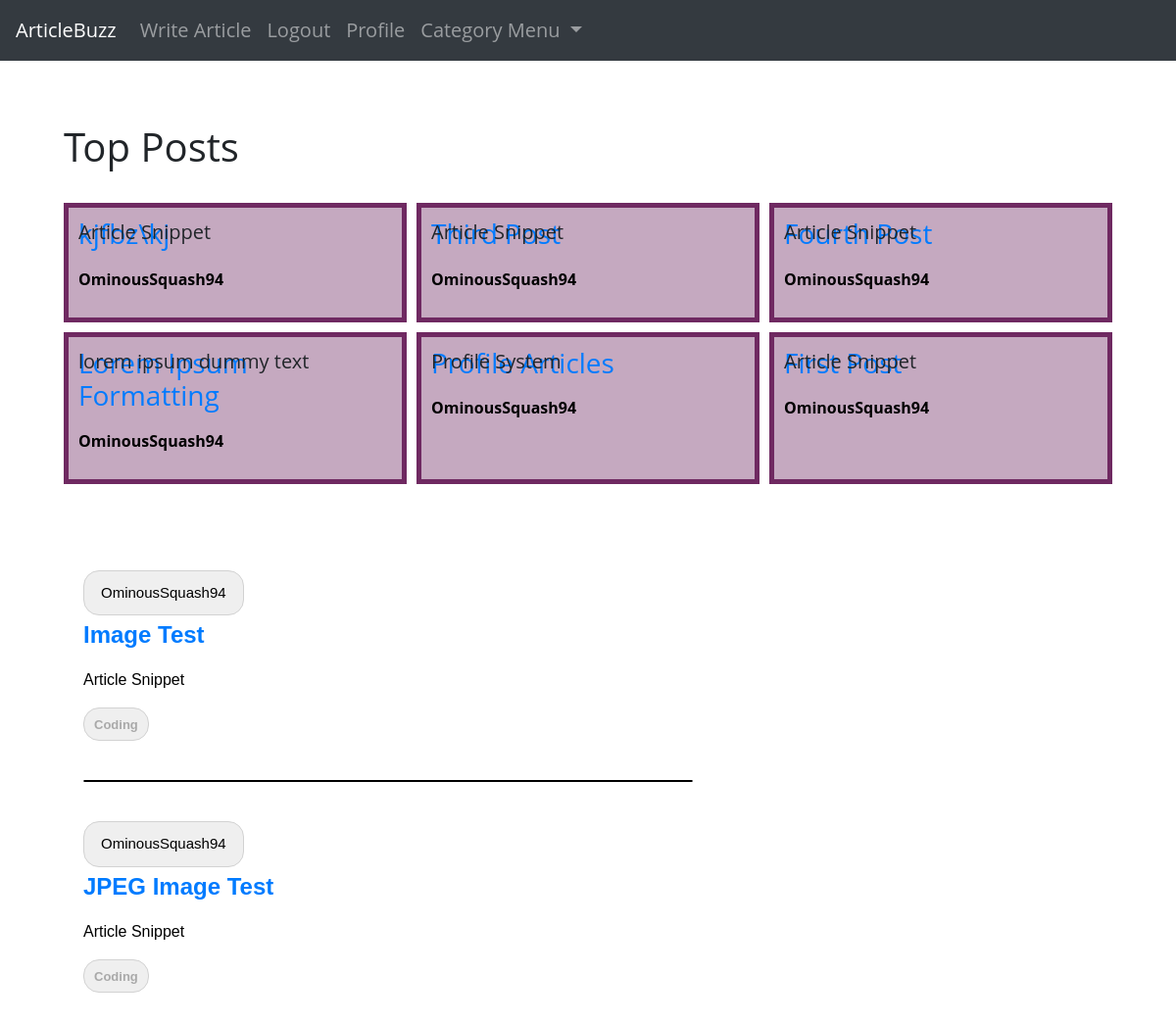
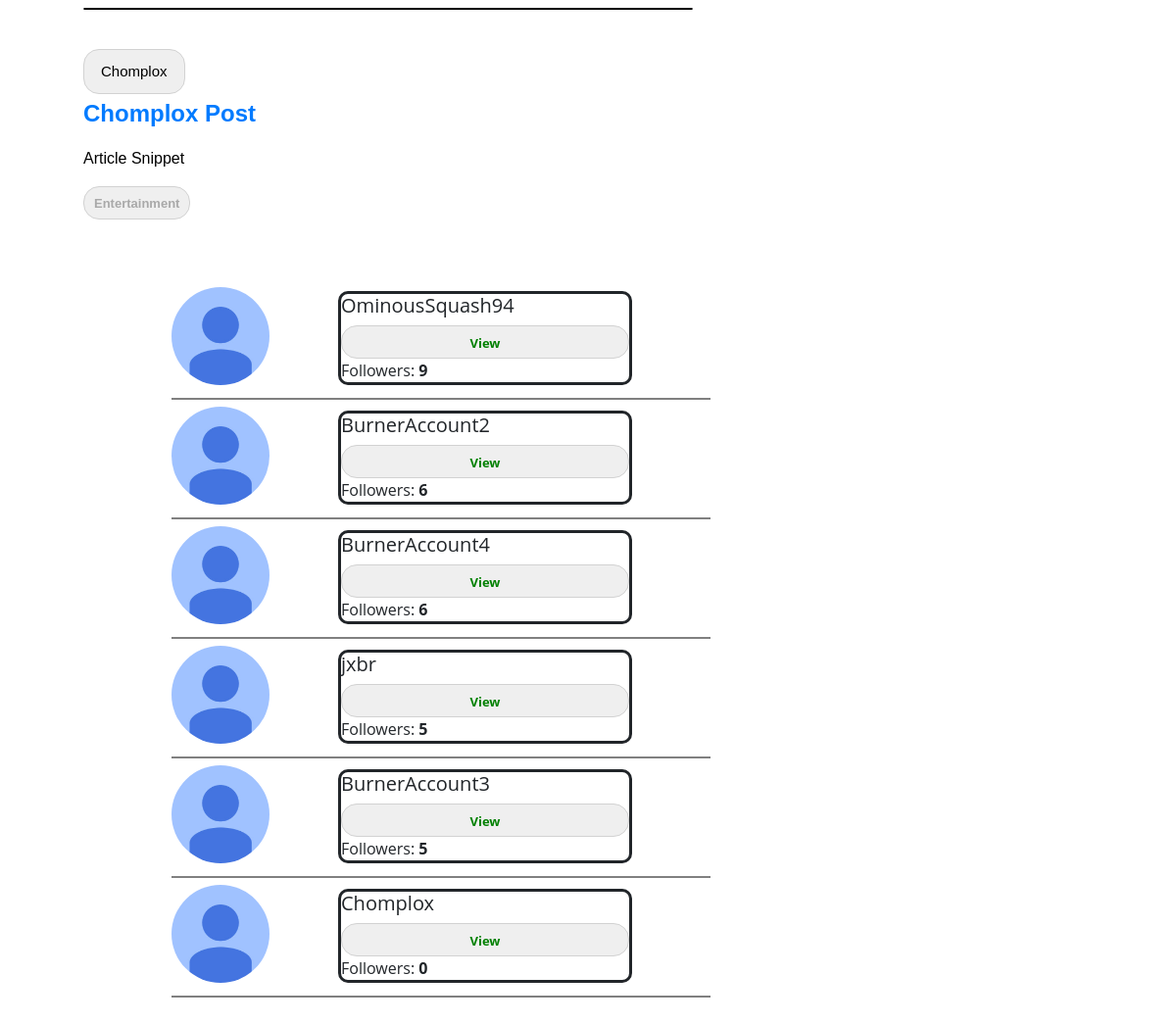
The app's page / (signed in) with its own data (2 pictures, top to bottom).
### theblog/models.py (models this page shows, shortened)
class Post(models.Model):
	title = models.CharField(max_length = 255) # Title Field
	author = models.ForeignKey(User, on_delete = models.CASCADE) # Deletes blog posts for a user if they delete account
	header_image = models.ImageField(null = True, blank = True, upload_to = 'uploads/images', default = None)
	body = RichTextField(blank= True, null = True)
	date_published = models.DateTimeField(auto_now_add = True) # Automatically adds the date
	likes = models.ManyToManyField(User, related_name ='blog_post') # Updating count of the upvotes
	tags = models.CharField(max_length = 255, default = 'Coding') # List of tags from the Tag table
	snippet  = models.CharField(max_length = 300, default = 'Article Snippet') # Article Snippet field to display on screen
	number_likes = models.IntegerField(default = 0)

class UserProfile(models.Model):
	user = models.OneToOneField(User, primary_key= True, verbose_name = 'user', related_name = 'profile', on_delete = models.CASCADE)
	name = models.CharField(max_length = 30, blank = True, null = True)
	bio = models.TextField(max_length=500, blank = True, null = True)
	birthday = models.DateField(null = True, blank = True)
	location = models.CharField(max_length = 100, blank = True, null = True)
	picture = models.ImageField(upload_to = 'uploads/profile_pictures', default = 'uploads/profile_pictures/default.png', blank = True)
	followers = models.ManyToManyField(User, blank = True, related_name = 'followers')
	notification  = models.BooleanField(default = True, blank = False, null = False)
	follower_count = models.IntegerField(null = True, default = 0)
	website = models.CharField(default = None, blank = True, null = True, max_length = 50)
	GitHub = models.CharField(default = None, blank = True, null = True, max_length = 50)
	Twitter = models.CharField(default = None, blank = True, null = True, max_length = 50)
	Instagram = models.CharField(default = None, blank = True, null = True, max_length = 50)
	FaceBook = models.CharField(default = None, blank = True, null = True, max_length = 50)

### theblog/views.py (the view)
# urls.py: path('', HomeView.as_view(), name = 'home'),
class HomeView(ListView):
	ordering = ['-id']
	model = Post
	template_name = 'home.html'
	def get_context_data(self,*args, **kwargs):
		article_information = Post.objects.all().order_by('-number_likes')
		top_six = article_information[:6]
		tag_menu = Category.objects.all()
		author_information = UserProfile.objects.all().order_by('-follower_count')
		top_authors = author_information[:6]
		context = super(HomeView, self).get_context_data(*args, **kwargs)
		context['tag_menu'] = tag_menu
		context['top_posts'] = top_six
		context['top_authors'] = top_authors
		return context

### theblog/models.py (called while the page is built)
	def __str__(self):
		return self.name

### theblog/templates/home.html (shortened to what this page needs)
{% extends 'base.html' %}
{%block content%}
<h1 style="position: relative; top:-25px">Top Posts</h1>
<div class = 'top'>
	{% for post in top_posts %}
		<article class="article">
			<div class="ts">
				<h3>
					<a href="{% url 'article-detail' post.pk%}" >{{ post.title }}</a>
				</h3>
				<p class = 'a'>
					<a href="{% url 'profile' post.author.pk %}">{{ post.author }}</a>
				</p>
			</div>
			<p>{{ post.snippet|safe }}</p>
		</article>
	{% endfor %}
</div>
<br>
<br>
<div class = 'grid-container'>
	<div class = 'overall'>
		<div class = 'all_blogs' style="float: left;margin: 10px; position: relative; top: 20px">
			{% for post in object_list %}
				<article class="main_branch_articles">
					<button class = 'aa'><a href="{% url 'profile' post.author.pk %}" style="float: left; padding: 7px">{{ post.author }}</a></button>
					<p class = 'branch_article'><a href="{% url 'article-detail' post.pk %}">{{ post.title }}</a></p>
					<p class = 'summary'>{{ post.snippet|safe }}</p>
					<button type="button" class="tags"><a href="{% url 'category' post.tags %}">{{ post.tags }}</a></button>
				</article>
				<br>
				<hr>
				<br>
			{% endfor %}
		</div>
	</div>
	<div class = 'overall' style="float:left; margin: 40px; position: relative; left:70px">
		{% for author in top_authors %}
			<img src="{{ author.picture.url }}" alt="" class = "rounded-circle" width = "100" height="100" style="float: left; top:-50px">
			<div class = 'wrapper' style="display: grid; position: relative; left: 70px; top: 4px">
				<div class = 'k one' >
					<h5>{{ author.user.username }}</h5>
				</div>
				<button type="button" class="tags"><a href="{% url 'profile' author.pk %}" style="color: green;">View</a></button>
				<div class = 'k three'>
					Followers: <b>{{ author.follower_count }}</b>
				</div>
			</div>
			<br>
			<div class="line"></div>
		{% endfor %}
	</div>
</div>
{%endblock%}

### theblog/static/theblog/style.css (style rules this page uses)
body { background-color: white; margin: 0px; padding: 0; }
.all_blogs { height:736px; width:60%; overflow:auto; background-color:white; color:black; font-family:sans-serif; padding:10px; display: inline-block; }
.top { display: grid; grid-template-columns: repeat(3, 1fr); gap: 10px; }
.article { border: 5px solid rgb(111,41,97); grid-row: auto / span 1; display: grid; gap: 0; grid-template-rows: subgrid; }
.ts { background-color: rgba(111,41,97,.4); padding: 10px; margin: 0; }
.ts .a a { color: black; font-size: 16px; font-weight: bold; position: relative; right: 10px; top:-5px; }
.ts p { padding: 0px; }
.article p { padding: 10px; margin: 0; font-size: 20px; }
.tags { color: #757575; padding: 4px 10px; display: inline-block; border-radius: 16px; border: 1px solid #d2d2d2; transition: .05s; }
.tags a { color: darkgrey; text-decoration: none; font-size: 13px; font-weight:bold; }
.branch_article { font-weight: bold; font-size: 24px; text-transform: capitalize; }
.aa a { color: black; font-size: 15px; }
hr { border-radius: 3px; border:1px solid; }
.aa { color: #757575; padding: 4px 10px; display: inline-block; border-radius: 16px; border: 1px solid #d2d2d2; transition: .05s; }
.line { width: 550px; height: 2px; position: relative; top:-7px; background-color: grey; }
.overall { display: inline; }
.wrapper { border: solid; width: 300px; border-radius: 10px; border-spacing: 5px 1rem; top: -40px; }

### records on screen
Post: title "kjfbz\\kj", author "OminousSquash94", snippet "Article Snippet"
Post: title "Third Post", author "OminousSquash94", snippet "Article Snippet"
Post: title "Fourth Post", author "OminousSquash94", snippet "Article Snippet"
Post: title "Lorem Ipsum Formatting", author "OminousSquash94", snippet "lorem ipsum dummy text"
Post: title "Profile Articles", author "OminousSquash94", snippet "Profile System"
Post: title "First Post", author "OminousSquash94", snippet "Article Snippet"
Post: author "OminousSquash94", title "Image Test", snippet "Article Snippet", tags "Coding"
Post: author "OminousSquash94", title "JPEG Image Test", snippet "Article Snippet", tags "Coding"
Post: author "Chomplox", title "Chomplox Post", snippet "Article Snippet", tags "Entertainment"
UserProfile: picture (placeholder picture), user.username "OminousSquash94", follower_count "9"
UserProfile: picture (placeholder picture), user.username "BurnerAccount2", follower_count "6"
UserProfile: picture (placeholder picture), user.username "BurnerAccount4", follower_count "6"
UserProfile: picture (placeholder picture), user.username "jxbr", follower_count "5"
UserProfile: picture (placeholder picture), user.username "BurnerAccount3", follower_count "5"
UserProfile: picture (placeholder picture), user.username "Chomplox", follower_count "0"
